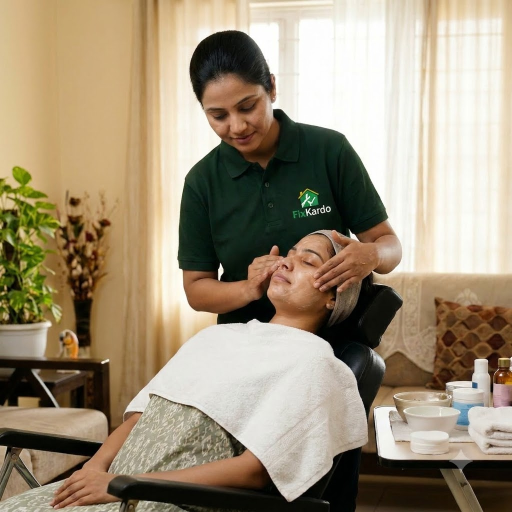
#> input picture assets/Landing Page Images/Salon/A1. Main hero — salon-hero.jpg, 1024 x 1024 px (shown at 1/2 size); its folder holds 3 pictures in this run
$ python convert_landing_images.py
#> lines starting #> are read from the running program, lines starting #| are printed output that depends on the picture
"""Convert Google Flow JPGs into sized WebP assets for the landing pages."""
from pathlib import Path

from PIL import Image

root = Path(__file__).resolve().parents[1]
src_root = root / "assets" / "Landing Page Images"
out_dir = root / "assets"

# (folder, filename prefix, output name, width, height)
MAPPINGS = [
    ("Salon", "A1", "salon-hero.webp", 800, 1000),
    ("Salon", "A2", "salon-door.webp", 800, 600),
    ("Salon", "A3", "salon-facial.webp", 600, 450),
    ("Salon", "A4", "salon-hairspa.webp", 600, 450),
    ("Salon", "A5", "salon-manicure.webp", 600, 450),
    ("Salon", "A6", "salon-blowdry.webp", 600, 450),
    ("Salon", "A7", "salon-waxing.webp", 600, 450),
    ("Salon", "A8", "salon-threading.webp", 600, 450),
    ("Salon", "A9", "salon-mehendi.webp", 600, 450),
    ("home services", "B1", "paonta-hero.webp", 800, 1000),
    ("home services", "B2", "svc-electrician.webp", 600, 450),
    ("home services", "B3", "svc-plumber.webp", 600, 450),
    ("home services", "B4", "svc-ro.webp", 600, 450),
    ("home services", "B5", "svc-tank.webp", 600, 450),
    ("home services", "B6", "svc-mens-salon.webp", 600, 450),
    ("join as a partner", "C1", "partner-hero.webp", 800, 1000),
]


def find_source(folder: str, prefix: str) -> Path:
    d = src_root / folder
    matches = [p for p in d.iterdir() if p.is_file() and p.name.startswith(prefix)]
    if not matches:
        raise FileNotFoundError(f"No file starting with {prefix} in {d}")
    return matches[0]


def fit_cover(im: Image.Image, tw: int, th: int) -> Image.Image:
    """Center-crop to target aspect, then resize (object-fit: cover)."""
    sw, sh = im.size
    target_aspect = tw / th
    src_aspect = sw / sh
    if src_aspect > target_aspect:
        new_w = int(round(sh * target_aspect))
        left = (sw - new_w) // 2
        im = im.crop((left, 0, left + new_w, sh))
    elif src_aspect < target_aspect:
        new_h = int(round(sw / target_aspect))
        top = max(0, int((sh - new_h) * 0.35))
        if top + new_h > sh:
            top = sh - new_h
        im = im.crop((0, top, sw, top + new_h))
    return im.resize((tw, th), Image.Resampling.LANCZOS)


def main() -> None:
    results = []
    for folder, prefix, out_name, tw, th in MAPPINGS:
        src = find_source(folder, prefix)
        im = Image.open(src).convert("RGB")
#> im is the input picture: PIL image 1024x1024 RGB; mean R, G, B 159.5, 145.3, 121.9
        out = fit_cover(im, tw, th)
#> in fit_cover, `im = im.crop((left, 0, left + new_w, sh))`:
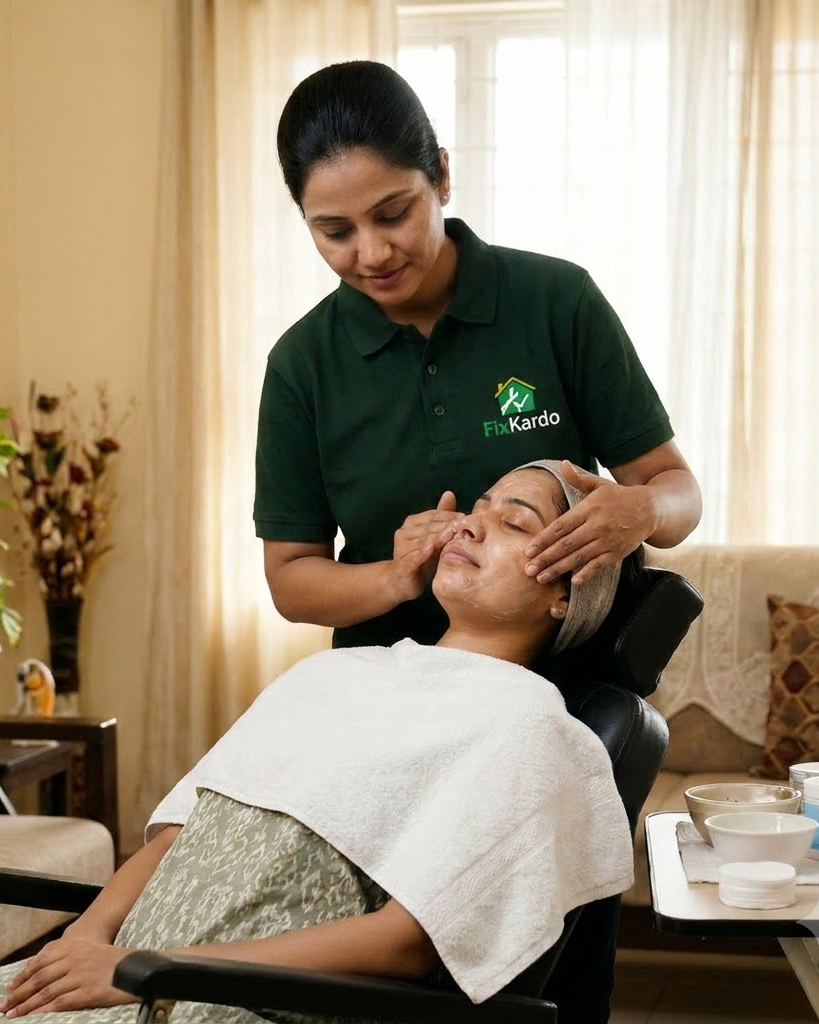
#> im: PIL image 819x1024 RGB; mean R, G, B 157.2, 142.9, 121.3
        out_path = out_dir / out_name
        out.save(out_path, "WEBP", quality=82, method=6)
        results.append((out_name, src.name, out.size, out_path.stat().st_size))
#> pass 2 of the loop in main, `for folder, prefix, out_name, tw, th in MAPPINGS:`:
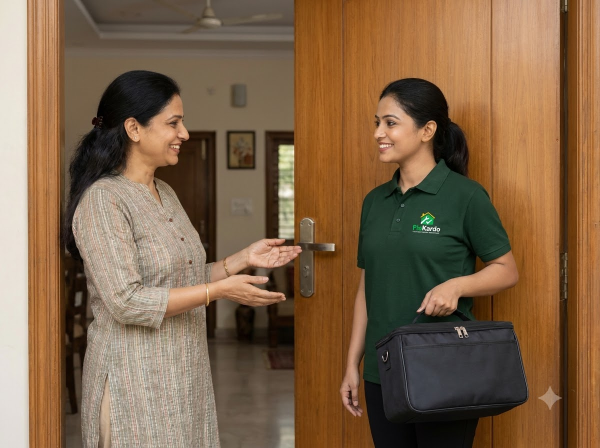
#> input picture assets/Landing Page Images/Salon/A2. Beautician arriving — salon-door.jpg, 1200 x 896 px (shown at 1/2 size)
#> in main, im is the input picture: PIL image 1200x896 RGB; mean R, G, B 127.3, 99.3, 72
#> im: PIL image 1195x896 RGB
#> in fit_cover (call 2), `return im.resize((tw, th), Image.Resampling.LANCZOS)`:
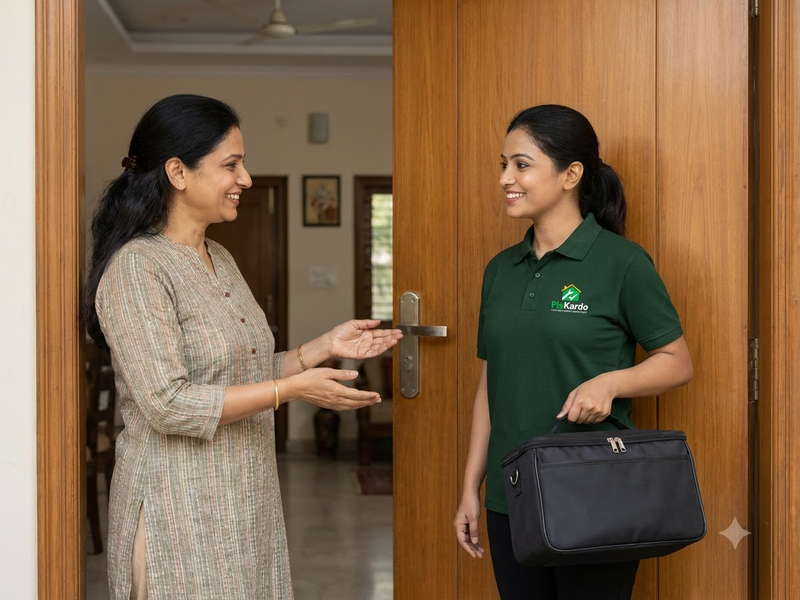
#> returned value: PIL image 800x600 RGB; mean R, G, B 127, 99, 71.7
#> pass 3 of the loop in main, `for folder, prefix, out_name, tw, th in MAPPINGS:`:
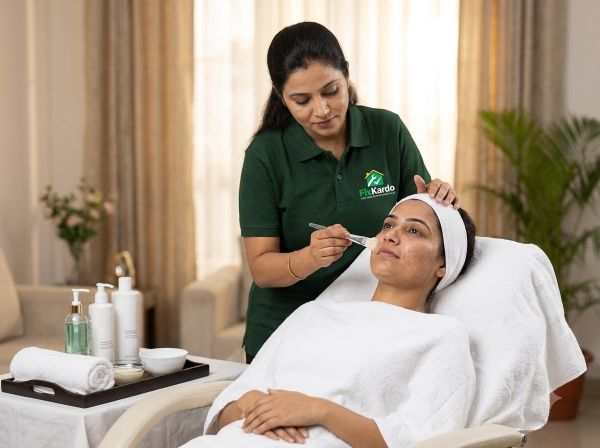
#> input picture assets/Landing Page Images/Salon/A3. Facial & clean-up — salon-facial.jpg, 1200 x 896 px (shown at 1/2 size)
#> in main, im is the input picture: PIL image 1200x896 RGB; mean R, G, B 167.9, 153.2, 135.4
#> im: PIL image 1195x896 RGB
#> in fit_cover (call 3), `return im.resize((tw, th), Image.Resampling.LANCZOS)`:
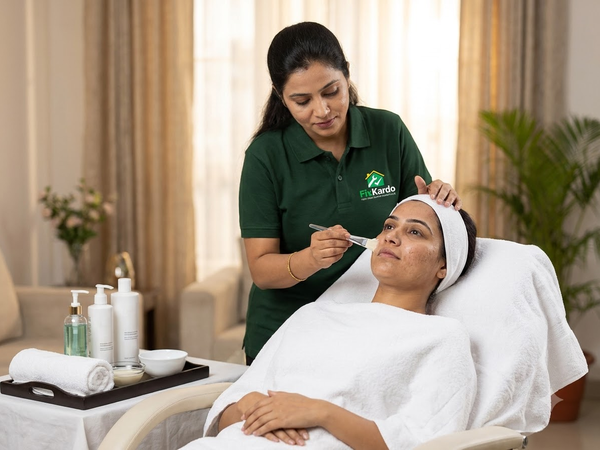
#> returned value: PIL image 600x450 RGB; mean R, G, B 168, 153.2, 135.5
#> the loop made 4 passes; the first 3 are shown

    for name, src_name, size, nbytes in results:
        print(f"{name:22} <- {src_name[:55]:55} {size[0]}x{size[1]} {nbytes // 1024}KB")
    print(f"Done: {len(results)} files")


if __name__ == "__main__":
#> (the run stopped early here; a loop or call above may not have finished)
